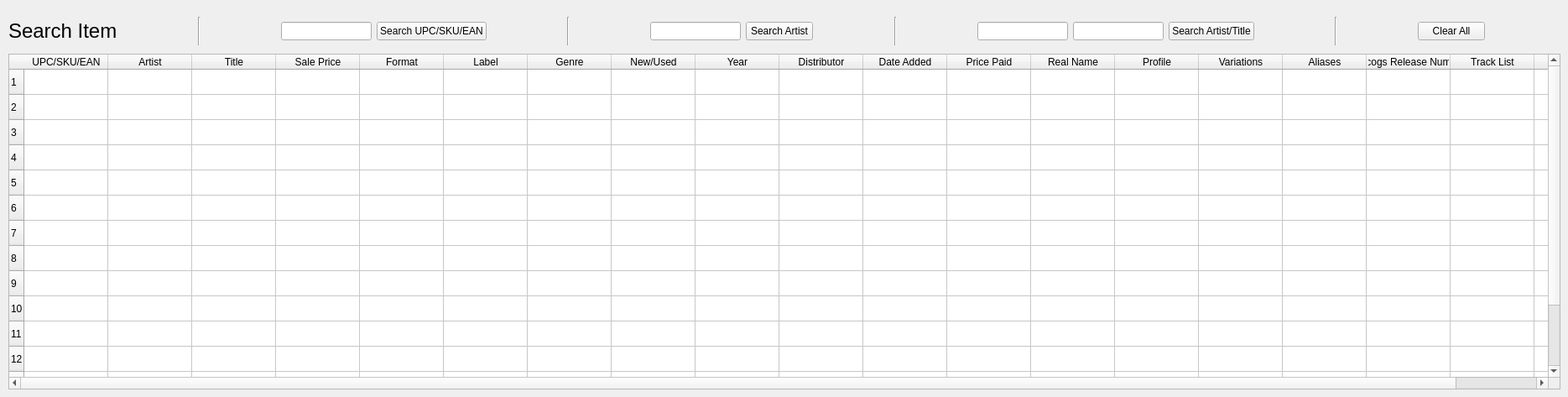
     <widget class="QWidget" name="search_inventory_tab">
      <attribute name="title">
       <string>Search/Edit/Remove Inventory</string>
      </attribute>
      <widget class="QTableWidget" name="tab_two_results_table_2">
       <property name="geometry">
        <rect>
         <x>10</x>
         <y>64</y>
         <width>1850</width>
         <height>400</height>
        </rect>
       </property>
       <property name="sizePolicy">
        <sizepolicy hsizetype="Maximum" vsizetype="Maximum">
         <horstretch>0</horstretch>
         <verstretch>0</verstretch>
        </sizepolicy>
       </property>
       <property name="minimumSize">
        <size>
         <width>1850</width>
         <height>400</height>
        </size>
       </property>
       <attribute name="horizontalHeaderCascadingSectionResizes">
        <bool>false</bool>
       </attribute>
       <attribute name="horizontalHeaderDefaultSectionSize">
        <number>100</number>
       </attribute>
       <attribute name="horizontalHeaderShowSortIndicator" stdset="0">
        <bool>false</bool>
       </attribute>
       <attribute name="horizontalHeaderStretchLastSection">
        <bool>false</bool>
       </attribute>
       <row>
        <property name="text">
         <string>1</string>
        </property>
       </row>
       <row>
        <property name="text">
         <string>2</string>
        </property>
       </row>
       <row>
        <property name="text">
         <string>3</string>
        </property>
       </row>
       <row>
        <property name="text">
         <string>4</string>
        </property>
       </row>
       <row>
        <property name="text">
         <string>5</string>
        </property>
       </row>
       <row>
        <property name="text">
         <string>6</string>
        </property>
       </row>
       <row>
        <property name="text">
         <string>7</string>
        </property>
       </row>
       <row>
        <property name="text">
         <string>8</string>
        </property>
       </row>
       <row>
        <property name="text">
         <string>9</string>
        </property>
       </row>
       <row>
        <property name="text">
         <string>10</string>
        </property>
       </row>
       <row>
        <property name="text">
         <string>11</string>
        </property>
       </row>
       <row>
        <property name="text">
         <string>12</string>
        </property>
       </row>
       <row>
        <property name="text">
         <string>13</string>
        </property>
       </row>
       <row>
        <property name="text">
         <string>14</string>
        </property>
       </row>
       <row>
        <property name="text">
         <string>15</string>
        </property>
       </row>
       <column>
        <property name="text">
         <string>UPC/SKU/EAN</string>
        </property>
       </column>
       <column>
        <property name="text">
         <string>Artist</string>
        </property>
       </column>
       <column>
        <property name="text">
         <string>Title</string>
        </property>
       </column>
       <column>
        <property name="text">
         <string>Sale Price</string>
        </property>
       </column>
       <column>
        <property name="text">
         <string>Format</string>
        </property>
       </column>
       <column>
        <property name="text">
         <string>Label</string>
        </property>
       </column>
       <column>
        <property name="text">
         <string>Genre</string>
        </property>
       </column>
       <column>
        <property name="text">
         <string>New/Used</string>
        </property>
       </column>
       <column>
        <property name="text">
         <string>Year</string>
        </property>
       </column>
       <column>
        <property name="text">
         <string>Distributor</string>
        </property>
       </column>
       <column>
        <property name="text">
         <string>Date Added</string>
        </property>
       </column>
       <column>
        <property name="text">
         <string>Price Paid</string>
        </property>
       </column>
       <column>
        <property name="text">
         <string>Real Name</string>
        </property>
       </column>
       <column>
        <property name="text">
         <string>Profile</string>
        </property>
       </column>
       <column>
        <property name="text">
         <string>Variations</string>
        </property>
       </column>
       <column>
        <property name="text">
         <string>Aliases</string>
        </property>
       </column>
       <column>
        <property name="text">
         <string>Discogs Release Number</string>
        </property>
       </column>
       <column>
        <property name="text">
         <string>Track List</string>
        </property>
       </column>
       <column>
        <property name="text">
         <string>Notes</string>
        </property>
       </column>
       <item row="0" column="0">
        <property name="text">
         <string/>
        </property>
       </item>
       <item row="0" column="1">
        <property name="text">
         <string/>
        </property>
       </item>
       <item row="0" column="2">
        <property name="text">
         <string/>
        </property>
       </item>
      </widget>
      <widget class="QWidget" name="layoutWidget">
       <property name="geometry">
        <rect>
         <x>10</x>
         <y>20</y>
         <width>1850</width>
         <height>34</height>
        </rect>
       </property>
       <layout class="QHBoxLayout" name="horizontalLayout_5">
        <item>
         <widget class="QLabel" name="tab_two_search_item_lbl_2">
          <property name="font">
           <font>
            <family>Lucida Grande</family>
            <pointsize>18</pointsize>
           </font>
          </property>
          <property name="text">
           <string>Search Item</string>
          </property>
          <property name="scaledContents">
           <bool>false</bool>
          </property>
         </widget>
        </item>
        <item>
         <spacer name="horizontalSpacer_15">
          <property name="orientation">
           <enum>Qt::Horizontal</enum>
          </property>
          <property name="sizeHint" stdset="0">
           <size>
            <width>28</width>
            <height>20</height>
           </size>
          </property>
         </spacer>
        </item>
        <item>
         <widget class="Line" name="add_item_vert_line_5">
          <property name="orientation">
           <enum>Qt::Vertical</enum>
          </property>
         </widget>
        </item>
        <item>
         <spacer name="horizontalSpacer_16">
          <property name="orientation">
           <enum>Qt::Horizontal</enum>
          </property>
          <property name="sizeHint" stdset="0">
           <size>
            <width>28</width>
            <height>20</height>
           </size>
          </property>
         </spacer>
        </item>
        <item>
         <widget class="QLineEdit" name="tab_two_search_upc_qline_2"/>
        </item>
        <item>
         <widget class="QPushButton" name="tab_two_search_upc_button_2">
          <property name="text">
           <string>Search UPC/SKU/EAN</string>
          </property>
         </widget>
        </item>
        <item>
         <spacer name="horizontalSpacer_17">
          <property name="orientation">
           <enum>Qt::Horizontal</enum>
          </property>
          <property name="sizeHint" stdset="0">
           <size>
            <width>28</width>
            <height>20</height>
           </size>
          </property>
         </spacer>
        </item>
        <item>
         <widget class="Line" name="add_item_vert_line_6">
          <property name="orientation">
           <enum>Qt::Vertical</enum>
          </property>
         </widget>
        </item>
        <item>
         <spacer name="horizontalSpacer_18">
          <property name="orientation">
           <enum>Qt::Horizontal</enum>
          </property>
          <property name="sizeHint" stdset="0">
           <size>
            <width>28</width>
            <height>20</height>
           </size>
          </property>
         </spacer>
        </item>
        <item>
         <widget class="QLineEdit" name="tab_two_search_artist_qline_2">
          <property name="text">
           <string/>
          </property>
         </widget>
        </item>
        <item>
         <widget class="QPushButton" name="tab_two_search_artist_button_2">
          <property name="text">
           <string>Search Artist</string>
          </property>
         </widget>
        </item>
        <item>
         <spacer name="horizontalSpacer_19">
          <property name="orientation">
           <enum>Qt::Horizontal</enum>
          </property>
          <property name="sizeHint" stdset="0">
           <size>
            <width>40</width>
            <height>20</height>
           </size>
          </property>
         </spacer>
        </item>
        <item>
         <widget class="Line" name="add_item_vert_line_10">
          <property name="orientation">
           <enum>Qt::Vertical</enum>
          </property>
         </widget>
        </item>
        <item>
         <spacer name="horizontalSpacer_20">
          <property name="orientation">
           <enum>Qt::Horizontal</enum>
          </property>
          <property name="sizeHint" stdset="0">
           <size>
            <width>40</width>
            <height>20</height>
           </size>
          </property>
         </spacer>
        </item>
        <item>
         <widget class="QLineEdit" name="tab_two_search_artist_title_artist_qline_2">
          <property name="text">
           <string/>
          </property>
         </widget>
        </item>
        <item>
         <widget class="QLineEdit" name="tab_two_search_artist_title_title_qline_2">
          <property name="text">
           <string/>
          </property>
         </widget>
        </item>
        <item>
         <widget class="QPushButton" name="tab_two_search_artist_title_button_2">
          <property name="text">
           <string>Search Artist/Title</string>
          </property>
         </widget>
        </item>
        <item>
         <spacer name="horizontalSpacer_23">
          <property name="orientation">
           <enum>Qt::Horizontal</enum>
          </property>
          <property name="sizeHint" stdset="0">
           <size>
            <width>40</width>
            <height>20</height>
           </size>
          </property>
         </spacer>
        </item>
        <item>
         <widget class="Line" name="add_item_vert_line_11">
          <property name="orientation">
           <enum>Qt::Vertical</enum>
          </property>
         </widget>
        </item>
        <item>
         <spacer name="horizontalSpacer_24">
          <property name="orientation">
           <enum>Qt::Horizontal</enum>
          </property>
          <property name="sizeHint" stdset="0">
           <size>
            <width>40</width>
            <height>20</height>
           </size>
          </property>
         </spacer>
        </item>
        <item>
         <widget class="QPushButton" name="tab_two_clear_all_button_2">
          <property name="text">
           <string>Clear All</string>
          </property>
         </widget>
        </item>
        <item>
         <spacer name="horizontalSpacer_25">
          <property name="orientation">
           <enum>Qt::Horizontal</enum>
          </property>
          <property name="sizeHint" stdset="0">
           <size>
            <width>40</width>
            <height>20</height>
           </size>
          </property>
         </spacer>
        </item>
       </layout>
      </widget>
     </widget>
